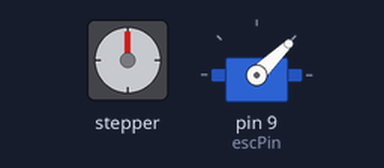
Bench run of a sketch on a simulated Arduino Uno, built with avr-gcc and run on an emulated ATmega328P. On the bench: stepper motor, servo. Wiring (inferred from the names in the program): stepper motor driver (5000 steps per turn assumed): step pin 8; direction pin 7; enable pin 6. At 10.0 s the program stops and its outputs stay as they are.

Above: at 10.1 s.
Timing chart, 0 to 11.5 s (numbered marks = the images above):
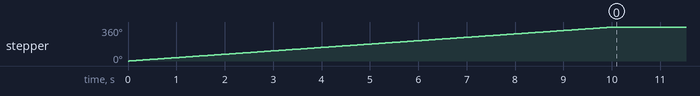

The sketch:

stepper_with_bldc.ino
```cpp
#include <Servo.h>
Servo esc; // Create a Servo object to control the ESC
int escPin = 9; // Connect the ESC signal wire to pin 9
int throttle = 1000; // Throttle value in microseconds (1000-2000)

#define PULSE_PIN 8  // Digital pin connected to PUL+ (Pulse).
#define DIR_PIN 7    // Digital pin connected to DIR+ (Direction).
#define ENA_PIN 6    // Digital pin connected to ENA+ (Enable) [Optional].
const int stepsPerRevolution = 5000;

void setup() {

  esc.attach(escPin); // Attach the ESC to the signal pin
  esc.writeMicroseconds(1000);

  pinMode(8, OUTPUT);
  pinMode(7, OUTPUT);
  pinMode(6, OUTPUT);

  digitalWrite(6, LOW); // LOW to enable, HIGH to disable.
  digitalWrite(7, HIGH); // HIGH for one direction, LOW for the opposite.
}

void loop() {

  esc.writeMicroseconds(1000);

for (int i = 0; i < stepsPerRevolution; i++) {
    digitalWrite(8, HIGH); // Create rising edge.
    delayMicroseconds(1000); // Wait for pulse duration.
    digitalWrite(8, LOW);  // Create falling edge.
    delayMicroseconds(1000); // Wait before next pulse.
  }

  while (true) {
    // Do nothing; the motor remains stopped.
  }

}
```

Measured:
- by itself, stepper: turns 360° clockwise in 10.0 s
